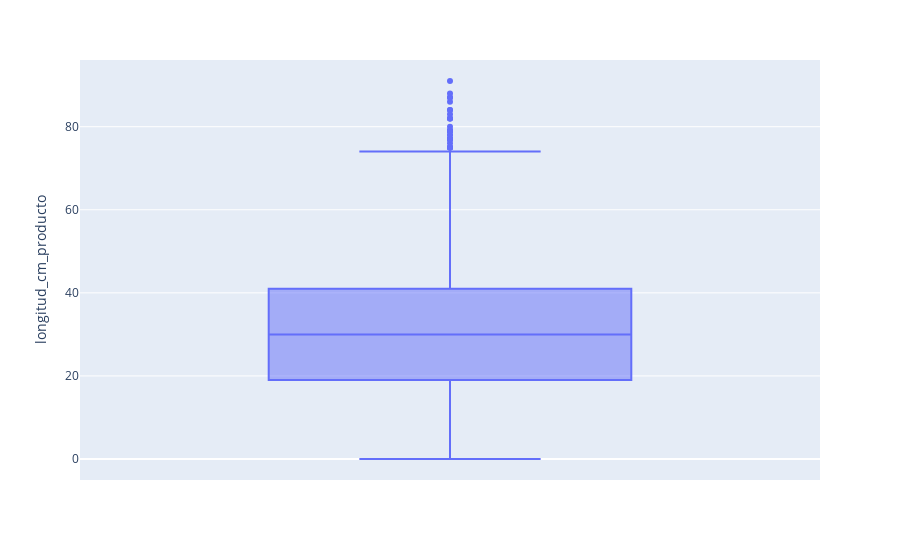

The notebook cell this image was saved under:
### Markdown cell above
## 7. Boxplot

### Code cell
fig6=px.box(data,y="longitud_cm_producto")
fig6.show()

### Figure 1 — Plotly figure (JSON) as saved in the notebook; plotly's stock layout.template omitted (floating-point values rounded to 4 significant figures; data arrays with more than 128 entries replaced by an {"elided": "..."} marker saying what was removed)
{"data": [{"alignmentgroup": "True", "hovertemplate": "longitud_cm_producto=%{y}<extra></extra>", "legendgroup": "", "marker": {"color": "#636efa"}, "name": "", "notched": false, "offsetgroup": "", "orientation": "v", "showlegend": false, "type": "box", "x0": " ", "xaxis": "x", "y": {"elided": "10134 int values"}, "y0": " ", "yaxis": "y"}], "layout": {"boxmode": "group", "legend": {"tracegroupgap": 0}, "margin": {"t": 60}, "xaxis": {"anchor": "y", "domain": [0, 1]}, "yaxis": {"anchor": "x", "domain": [0, 1], "title": {"text": "longitud_cm_producto"}}}}
